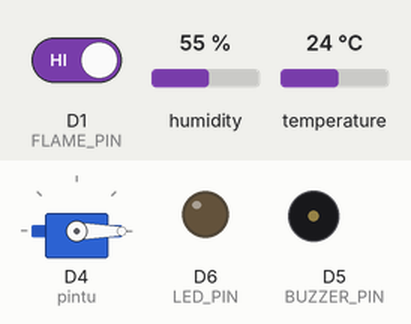
Recording of a sketch running on a simulated ESP8266 (NodeMCU). On the bench: servo, output pins drawn as LEDs (lit = HIGH), buzzer (waves = sounding, pin HIGH). The inputs (shaded band) are chosen by the test bench; at power-on: D1 (FLAME_PIN) HIGH, humidity 55 %, temperature 24 °C. WiFi joins after 1.5 s; servers stay silent unless stated.

Above: at 3.0 s.
3.1 s: D1 (FLAME_PIN) driven LOW
At 4.9 s:
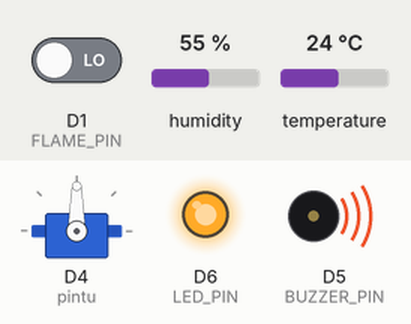
5.8 s: D1 (FLAME_PIN) driven HIGH
At 6.6 s:
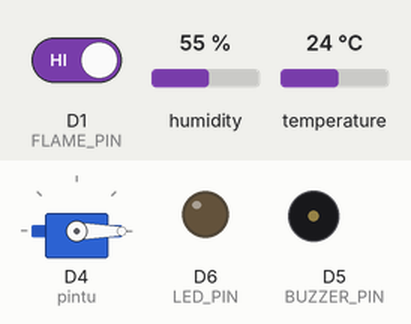
Timing chart, 0 to 8.8 s (numbered marks = the images above; inputs shaded):
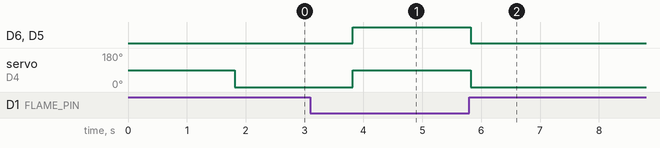

The sketch:

flameIoT.ino
```cpp
#define BLYNK_TEMPLATE_ID "YourTemplateID"
#define BLYNK_TEMPLATE_NAME "Kebakaran"
#define BLYNK_AUTH_TOKEN "YourAuthToken"

#include <ESP8266WiFi.h>
#include <BlynkSimpleEsp8266.h>
#include <DHT.h>
#include <Servo.h>

char ssid[] = "YourWiFiSSID";
char pass[] = "YourWiFiPassword";

// DHT
#define DHTPIN D2
#define DHTTYPE DHT22
DHT dht(DHTPIN, DHTTYPE);

// Flame Sensor
#define FLAME_PIN D1

// Output
#define BUZZER_PIN D5
#define LED_PIN D6
Servo pintu;

void setup() {
  Serial.begin(9600);
  Blynk.begin(BLYNK_AUTH_TOKEN, ssid, pass);
  dht.begin();
  pintu.attach(D4);
  pinMode(FLAME_PIN, INPUT);
  pinMode(BUZZER_PIN, OUTPUT);
  pinMode(LED_PIN, OUTPUT);
}

void loop() {
  Blynk.run();

  float suhu = dht.readTemperature();
  int flame = digitalRead(FLAME_PIN); // LOW = api terdeteksi

  Blynk.virtualWrite(V0, suhu);
  Blynk.virtualWrite(V1, flame == LOW ? "BAHAYA API" : "AMAN");

  if (flame == LOW || suhu > 50) {
    digitalWrite(BUZZER_PIN, HIGH);
    digitalWrite(LED_PIN, HIGH);
    pintu.write(90);
    Blynk.virtualWrite(V2, "Pintu Darurat Terbuka");
  } else {
    digitalWrite(BUZZER_PIN, LOW);
    digitalWrite(LED_PIN, LOW);
    pintu.write(0);
    Blynk.virtualWrite(V2, "Pintu Tertutup");
  }

  delay(2000);
}


// PENDETEKSI KEBAKARAN — ESP8266 + Blynk
// Komponen:
// Flame Sensor (digital)

// DHT22

// LED

// Buzzer

// Servo (pintu darurat)

// 🔌 Pin Mapping:
// Sensor/Output	Pin ESP8266
// Flame	D1
// DHT22	D2
// Buzzer	D5
// LED	D6
// Servo	D4

// 🧠 Logika:
// Jika flame terdeteksi ATAU suhu tinggi → aktifkan alarm (buzzer & LED), buka pintu (servo).

// Kirim status ke Blynk.

// Blynk Virtual Pins:
// V0: Suhu

// V1: Flame status

// V2: Status pintu darurat
```

Measured:
- after the input at 3.1 s, D6 (LED_PIN), D5 (BUZZER_PIN): LOW → HIGH after 0.72 s; servo on D4 (pintu): 0° → 90° after 0.72 s
- after the input at 5.8 s, D6 (LED_PIN), D5 (BUZZER_PIN): HIGH → LOW at once; servo on D4 (pintu): 90° → 0° at once
